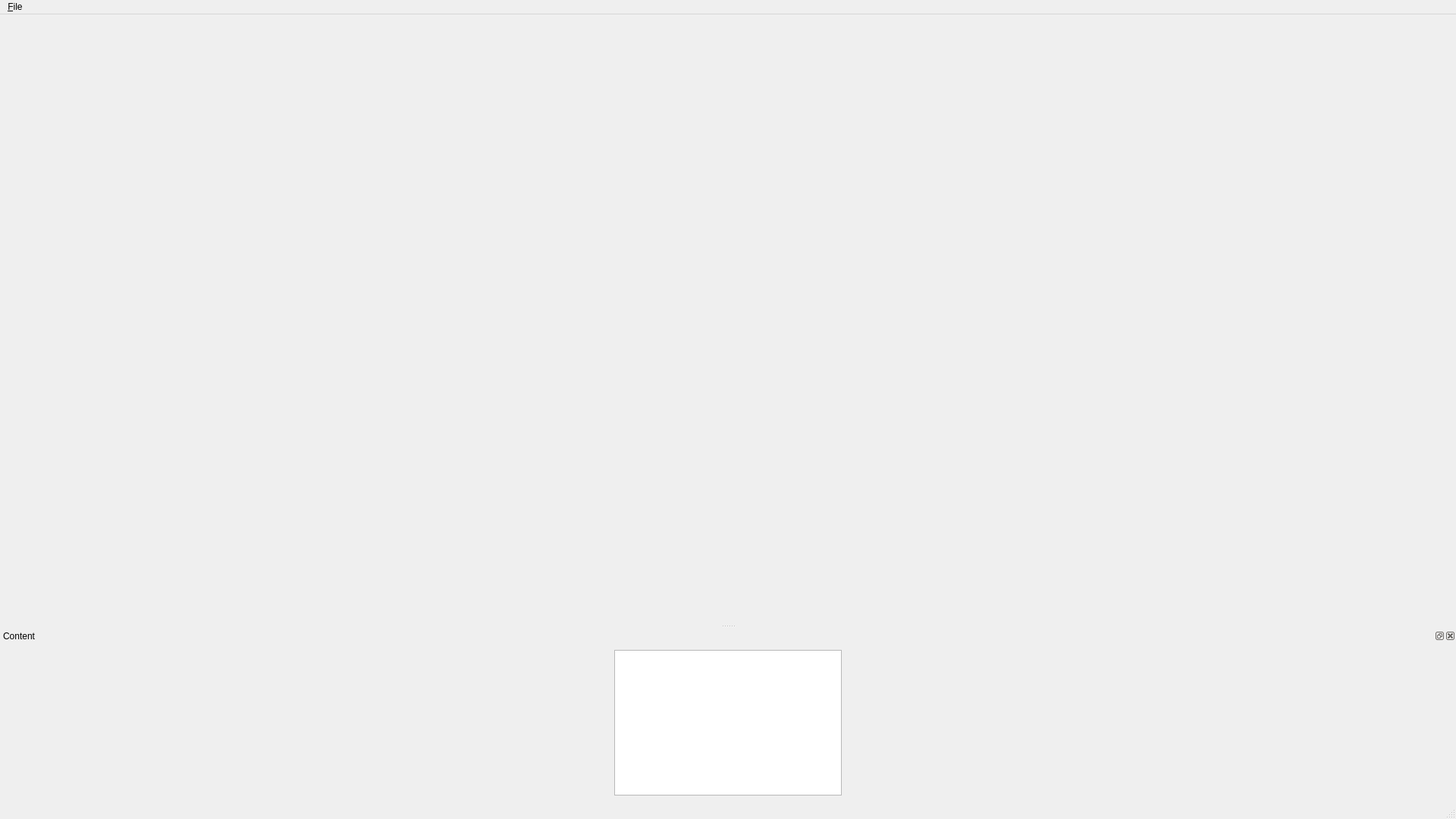
<?xml version="1.0" encoding="UTF-8"?>
<ui version="4.0">
 <class>MainWindow</class>
 <widget class="QMainWindow" name="MainWindow">
  <property name="geometry">
   <rect>
    <x>0</x>
    <y>0</y>
    <width>1920</width>
    <height>1080</height>
   </rect>
  </property>
  <property name="minimumSize">
   <size>
    <width>1920</width>
    <height>1080</height>
   </size>
  </property>
  <property name="windowTitle">
   <string>Lethian Studio 2026.0.1</string>
  </property>
  <widget class="QWidget" name="centralwidget"/>
  <widget class="QMenuBar" name="menubar">
   <property name="geometry">
    <rect>
     <x>0</x>
     <y>0</y>
     <width>1920</width>
     <height>33</height>
    </rect>
   </property>
   <widget class="QMenu" name="menu_File">
    <property name="title">
     <string>&amp;File</string>
    </property>
    <widget class="QMenu" name="menu_Project">
     <property name="title">
      <string>&amp;Project</string>
     </property>
     <addaction name="action_New_project"/>
     <addaction name="action_Open_project"/>
    </widget>
    <addaction name="menu_Project"/>
   </widget>
   <addaction name="menu_File"/>
  </widget>
  <widget class="QStatusBar" name="statusbar"/>
  <widget class="QDockWidget" name="dwContentBrowser">
   <property name="windowTitle">
    <string>Content</string>
   </property>
   <property name="dockLocation">
    <enum>Qt::DockWidgetArea::BottomDockWidgetArea</enum>
   </property>
   <attribute name="dockWidgetArea">
    <number>8</number>
   </attribute>
   <widget class="QWidget" name="dockWidgetContents">
    <layout class="QVBoxLayout" name="verticalLayout_2">
     <item>
      <layout class="QHBoxLayout" name="hlContentBrowser">
       <item>
        <widget class="QTreeView" name="tvContentBrowserFileTree">
         <property name="maximumSize">
          <size>
           <width>300</width>
           <height>16777215</height>
          </size>
         </property>
        </widget>
       </item>
      </layout>
     </item>
    </layout>
   </widget>
  </widget>
  <action name="action_New_project">
   <property name="text">
    <string>&amp;New project</string>
   </property>
  </action>
  <action name="action_Open_project">
   <property name="text">
    <string>&amp;Open project</string>
   </property>
  </action>
 </widget>
 <resources/>
 <connections/>
</ui>
